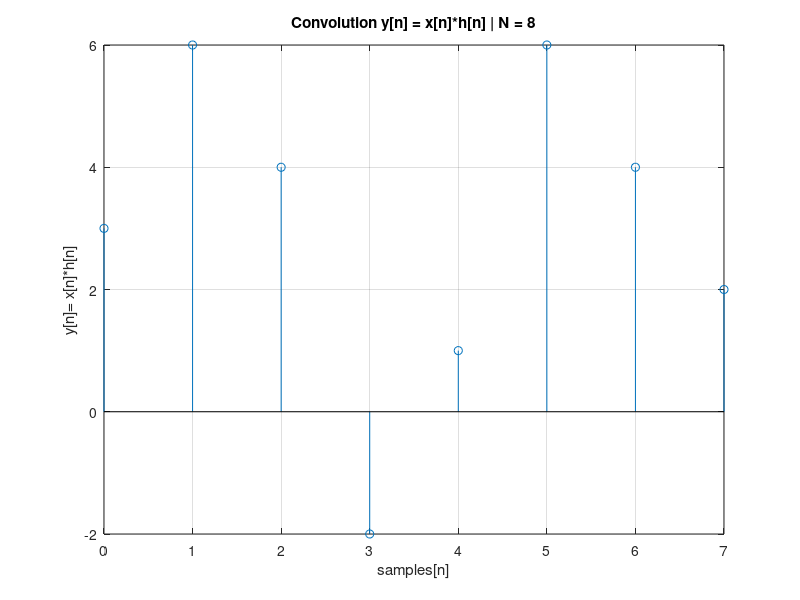

This figure's MATLAB source: (Note: this script raises an error after producing the figure.)
%Part B
x = [1 -1 0 2 1 0 0 3];
h = [ 1 1 2 1 -1];

%Part C
N=8;
X = fft(x,N);
H = fft(h,N);
Y=X.*H;
y = ifft(Y,N);
n = 0:7;
figure(1)

stem(n,y);
xlabel('samples[n]')
ylabel('y[n]= x[n]*h[n]')
title('Convolution y[n] = x[n]*h[n] | N = 8')
grid

if FINALPLOTS
    print -deps PS9-4-1.eps
end

%part D
%its does not match due to aliasing

%part E
N=32;
X = fft(x,N);
H = fft(h,N);
Y=X.*H;
y = ifft(Y,N);
n = 0:31;

figure(2)
stem(n,y);
xlabel('samples[n]')
ylabel('y[n]= x[n]*h[n]')
title('Convolution y[n] = x[n]*h[n] | N = 32')
grid

if FINALPLOTS
    print -deps PS9-4-2.eps
end
